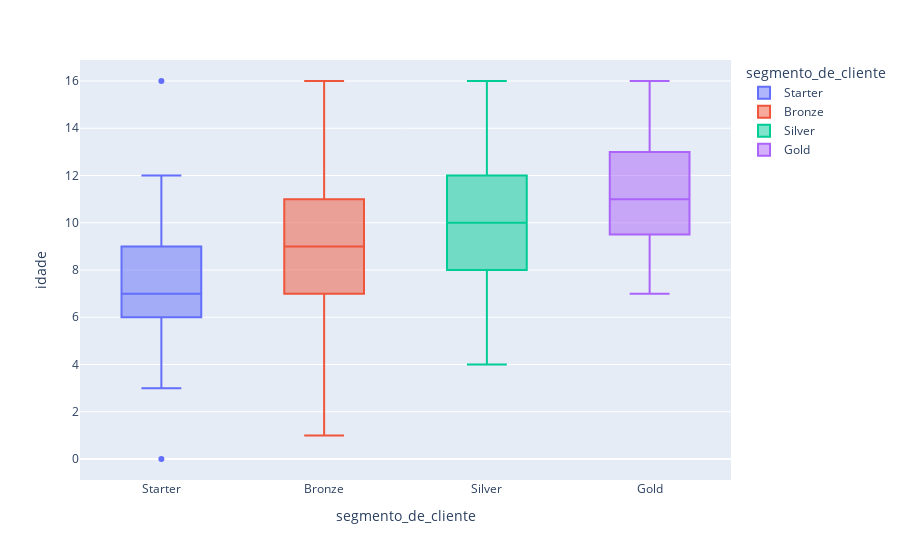

The notebook cell this image was saved under:
### Code cell
px.box(df_segmento, x='segmento_de_cliente', y='idade', color='segmento_de_cliente', category_orders={'segmento_de_cliente': lista_segmentos})

### Figure 1 — Plotly figure (JSON) as saved in the notebook; plotly's stock layout.template omitted (floating-point values rounded to 4 significant figures; data arrays with more than 128 entries replaced by an {"elided": "..."} marker saying what was removed)
{"data": [{"alignmentgroup": "True", "hovertemplate": "segmento_de_cliente=%{x}<br>idade=%{y}<extra></extra>", "legendgroup": "Starter", "marker": {"color": "#636efa"}, "name": "Starter", "notched": false, "offsetgroup": "Starter", "orientation": "v", "showlegend": true, "type": "box", "x": ["Starter", "Starter", "Starter", "Starter", "Starter", "Starter", "Starter", "Starter", "Starter", "Starter", "Starter", "Starter", "Starter", "Starter", "Starter", "Starter", "Starter", "Starter", "Starter", "Starter", "Starter", "Starter"], "x0": " ", "xaxis": "x", "y": [6, 0, 4, 8, 3, 12, 9, 7, 3, 6, 12, 10, 6, 6, 5, 6, 8, 11, 9, 16, 7, 7], "y0": " ", "yaxis": "y"}, {"alignmentgroup": "True", "hovertemplate": "segmento_de_cliente=%{x}<br>idade=%{y}<extra></extra>", "legendgroup": "Bronze", "marker": {"color": "#EF553B"}, "name": "Bronze", "notched": false, "offsetgroup": "Bronze", "orientation": "v", "showlegend": true, "type": "box", "x": {"elided": "202 str values"}, "x0": " ", "xaxis": "x", "y": {"elided": "202 int values"}, "y0": " ", "yaxis": "y"}, {"alignmentgroup": "True", "hovertemplate": "segmento_de_cliente=%{x}<br>idade=%{y}<extra></extra>", "legendgroup": "Silver", "marker": {"color": "#00cc96"}, "name": "Silver", "notched": false, "offsetgroup": "Silver", "orientation": "v", "showlegend": true, "type": "box", "x": {"elided": "260 str values"}, "x0": " ", "xaxis": "x", "y": {"elided": "260 int values"}, "y0": " ", "yaxis": "y"}, {"alignmentgroup": "True", "hovertemplate": "segmento_de_cliente=%{x}<br>idade=%{y}<extra></extra>", "legendgroup": "Gold", "marker": {"color": "#ab63fa"}, "name": "Gold", "notched": false, "offsetgroup": "Gold", "orientation": "v", "showlegend": true, "type": "box", "x": ["Gold", "Gold", "Gold", "Gold", "Gold", "Gold", "Gold", "Gold", "Gold", "Gold", "Gold", "Gold", "Gold", "Gold", "Gold", "Gold"], "x0": " ", "xaxis": "x", "y": [13, 7, 11, 10, 10, 16, 13, 11, 8, 9, 10, 13, 11, 7, 13, 13], "y0": " ", "yaxis": "y"}], "layout": {"boxmode": "overlay", "legend": {"title": {"text": "segmento_de_cliente"}, "tracegroupgap": 0}, "margin": {"t": 60}, "xaxis": {"anchor": "y", "categoryarray": ["Starter", "Bronze", "Silver", "Gold"], "categoryorder": "array", "domain": [0, 1], "title": {"text": "segmento_de_cliente"}}, "yaxis": {"anchor": "x", "domain": [0, 1], "title": {"text": "idade"}}}}
